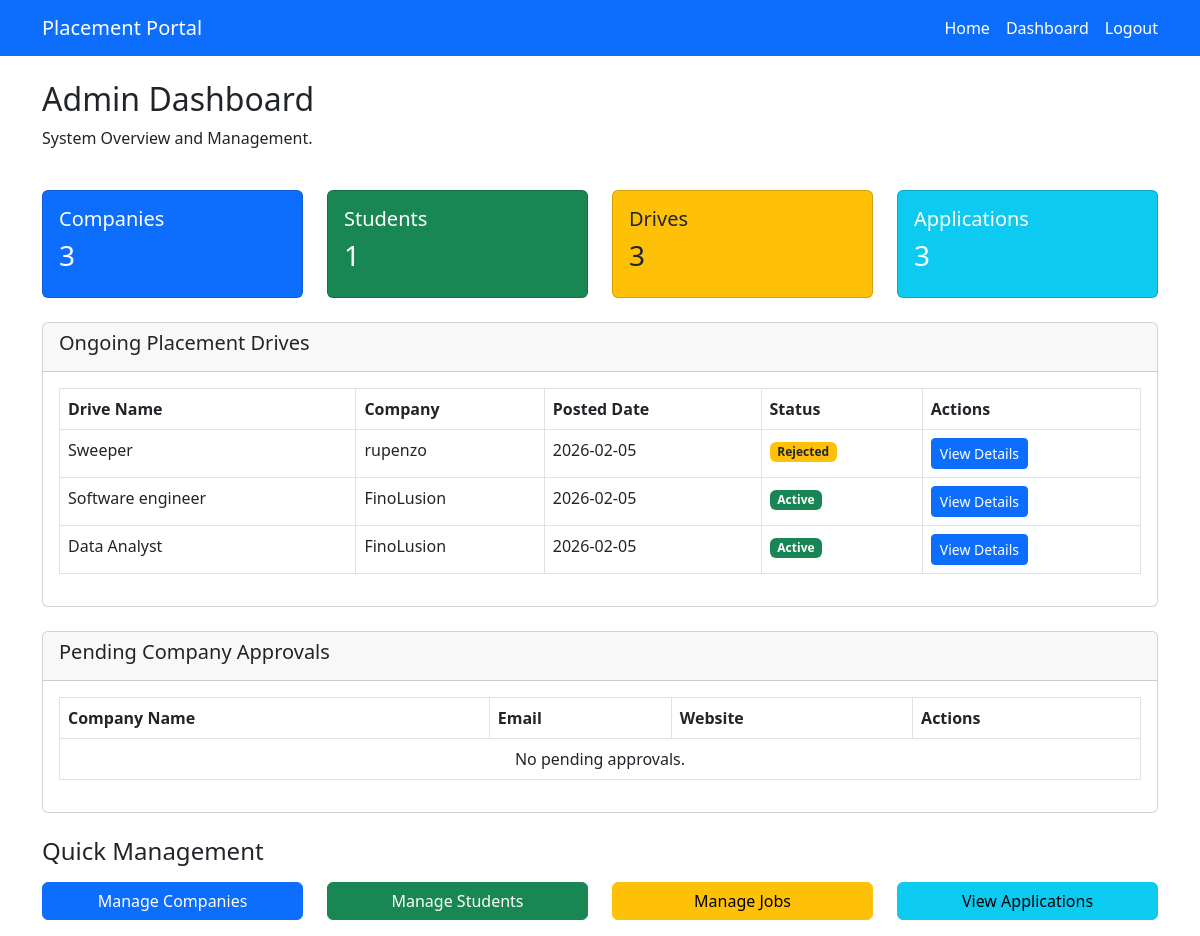
/admin/dashboard (signed in), run on an earlier commit of the app's database.
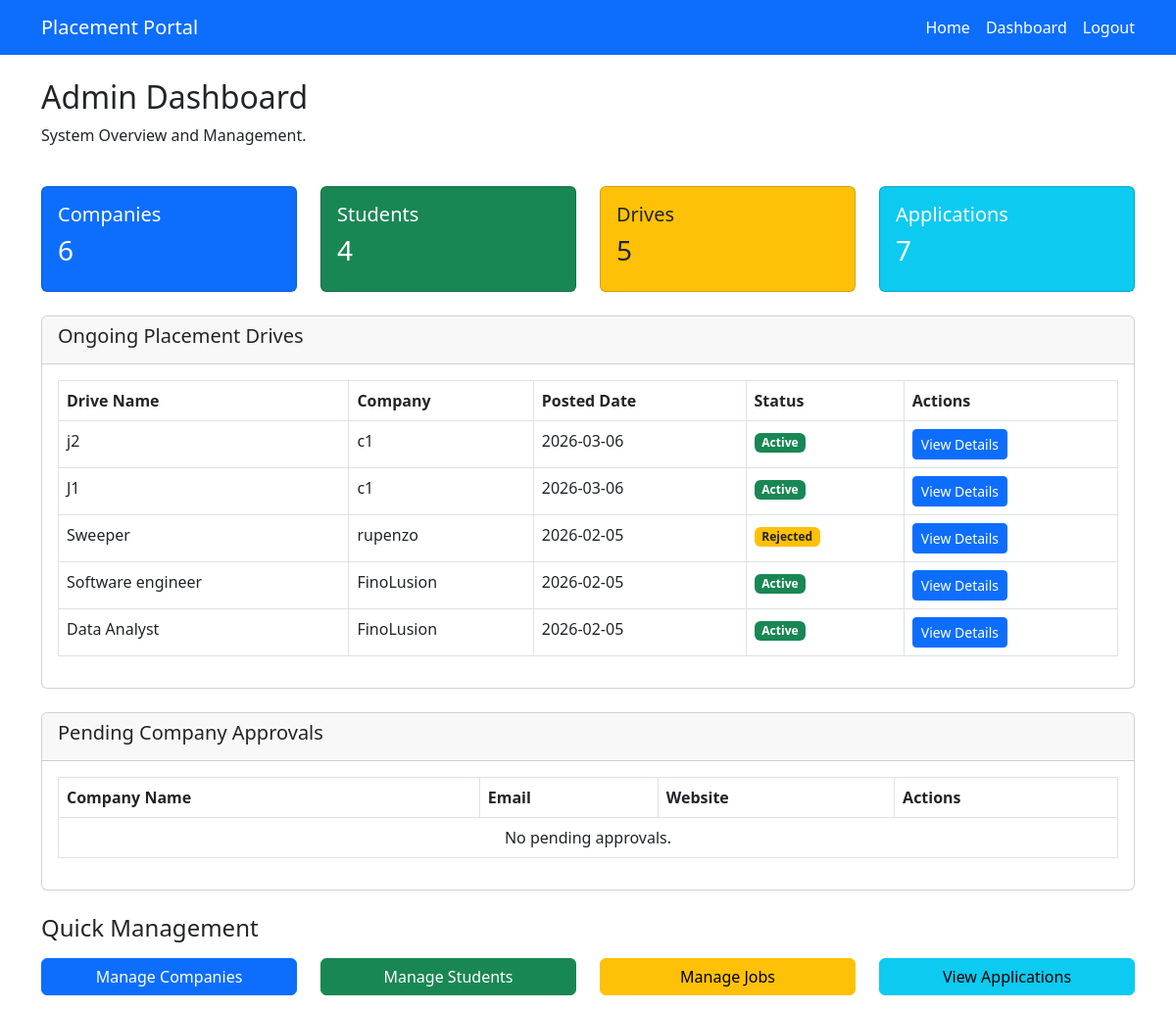
And on a later commit of the database.
### models.py (models this page shows)
class JobPosition(db.Model):
    id = db.Column(db.Integer, primary_key=True)
    company_id = db.Column(db.Integer, db.ForeignKey("company.id"), nullable=False)
    title = db.Column(db.String(100), nullable=False)
    description = db.Column(db.Text)
    eligibility = db.Column(db.String(200))
    deadline = db.Column(db.Date)
    posted_date = db.Column(db.DateTime, default=datetime.utcnow)
    skills = db.Column(db.String(200))
    experience = db.Column(db.String(50))
    salary = db.Column(db.String(50))
    status = db.Column(db.String(20), default="Pending")
    applications = db.relationship("Application", backref="job_position", lazy=True)

class Company(db.Model):
    id = db.Column(db.Integer, primary_key=True)
    name = db.Column(db.String(100), nullable=False)
    email = db.Column(db.String(100), unique=True, nullable=False)
    password = db.Column(db.String(200), nullable=False)
    website = db.Column(db.String(200))
    hr_contact = db.Column(db.String(20))
    is_approved = db.Column(db.Boolean, default=False)
    is_blacklisted = db.Column(db.Boolean, default=False)
    created_at = db.Column(db.DateTime, default=datetime.utcnow)
    job_positions = db.relationship("JobPosition", backref="company", lazy=True)

### app.py (the view)
    @app.route("/admin/dashboard")
    @login_required("admin")
    def admin_dashboard():
        stats = {
            "companies": Company.query.count(),
            "students": Student.query.count(),
            "jobs": JobPosition.query.count(),
            "applications": Application.query.count()
        }
        pending_companies = Company.query.filter_by(is_approved=False).all()
        jobs = JobPosition.query.order_by(JobPosition.posted_date.desc()).limit(5).all()
        return render_template(
            "dashboards/admin.html",
            companies=pending_companies,
            stats=stats,
            jobs=jobs
        )

### templates/dashboards/admin.html (shortened to what the changed rows need)
{% extends "base.html" %}
{% block content %}
<div class="row mb-4">
    <div class="col-md-12">
        <h2>Admin Dashboard</h2>
    </div>
</div>
<div class="row mb-4">
    <div class="col-md-3">
        <div class="card bg-primary text-white">
            <div class="card-body">
                <h5>Companies</h5>
                <h3>{{ stats.companies }}</h3>
            </div>
        </div>
    </div>
    <div class="col-md-3">
        <div class="card bg-success text-white">
            <div class="card-body">
                <h5>Students</h5>
                <h3>{{ stats.students }}</h3>
            </div>
        </div>
    </div>
    <div class="col-md-3">
        <div class="card bg-warning">
            <div class="card-body">
                <h5>Drives</h5>
                <h3>{{ stats.jobs }}</h3>
            </div>
        </div>
    </div>
    <div class="col-md-3">
        <div class="card bg-info text-white">
            <div class="card-body">
                <h5>Applications</h5>
                <h3>{{ stats.applications }}</h3>
            </div>
        </div>
    </div>
</div>
<div class="row mb-4">
    <div class="col-md-12">
        <div class="card">
            <div class="card-body">
                <table class="table table-bordered">
                    <thead>
                        <tr>
                            <th>Drive Name</th>
                            <th>Company</th>
                            <th>Posted Date</th>
                            <th>Status</th>
                            <th>Actions</th>
                        </tr>
                    </thead>
                    <tbody>
                        {% for job in jobs %}
                        <tr>
                            <td>{{ job.title }}</td>
                            <td>{{ job.company.name }}</td>
                            <td>{{ job.posted_date.strftime('%Y-%m-%d') }}</td>
                            <td>
                                {% if job.status == 'Approved' %}
                                <span class="badge bg-success">
                                    Active
                                </span>
                                {% else %}
                                <span class="badge bg-warning text-dark">
                                    {{ job.status }}
                                </span>
                                {% endif %}
                            </td>
                            <td>
                                <a href="{{ url_for('view_job_details', job_id=job.id) }}"
                                   class="btn btn-sm btn-primary">
                                   View Details
                                </a>
                            </td>
                        </tr>
                        {% else %}
                        <tr>
                            <td colspan="5" class="text-center">
                                No ongoing drives.
                            </td>
                        </tr>
                        {% endfor %}
                    </tbody>
                </table>
            </div>
        </div>
    </div>
</div>
<div class="row mb-4">
    <div class="col-md-12">
        <div class="card">
            <div class="card-body">
                <table class="table table-bordered">
                    <thead>
                        <tr>
                            <th>Company Name</th>
                            <th>Email</th>
                            <th>Website</th>
                            <th>Actions</th>
                        </tr>
                    </thead>
                </table>
            </div>
        </div>
    </div>
</div>
{% endblock %}

What changed in the data, as far as the page shows it:
added JobPosition: title "j2", company.name "c1", posted_date "2026-03-06", status "Active"
added JobPosition: title "J1", company.name "c1", posted_date "2026-03-06", status "Active"
Also different on the page:
{{ stats.companies }}: "3" → "6"
{{ stats.students }}: "1" → "4"
{{ stats.jobs }}: "3" → "5"
{{ stats.applications }}: "3" → "7"
